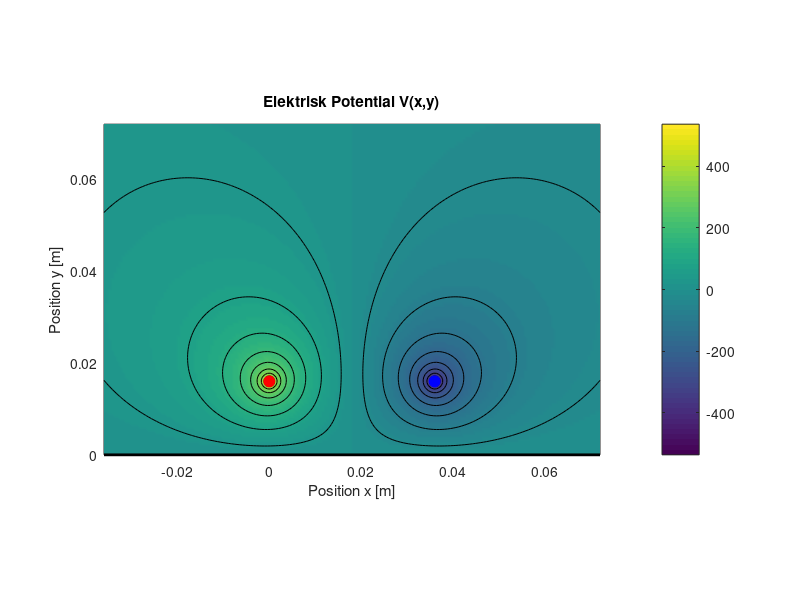

Recreate this plot in MATLAB.
% --- Parameters based on personal identification numbers ---
p4 = 4;
p6 = 4;
p8 = 6;

% --- Calculate geometry parameters (in meters) ---
a = (0.4 + 0.2*p4)/1000;          % Wire radius [m]
w = (24 + 2*p8)/1000;             % Horizontal distance between wires [m]
h1 = (12 + p6)/1000;              % Height of wire #1 [m]
h2 = (12 + p4)/1000;              % Height of wire #2 [m]
l = (450 + 20*p4)/1000;           % Length [m]  

rho_l1 = 7e-9;  
rho_l2 = -7e-9; 

epsilon0 = 8.85418782e-12; % Vakuumpermittivitet [F/m]
k = 1/(2*pi*epsilon0);     % Konstant för potential från linjeladdning

% --- Grid för visualisering ---
xmin = -w;
xmax = 2*w;
ymin = 0; % Starta från y=0 (jordplan)
ymax = 2*w;

xVtr = linspace(xmin, xmax, 180); 
yVtr = linspace(ymin, ymax, 120);
[xMtx, yMtx] = meshgrid(xVtr, yVtr);

% V(x,y) = (k/2)*rho_l1*log( (x^2+(y+h1)^2) / (x^2+(y-h1)^2) ) + ...
%          (k/2)*rho_l2*log( ((x-w)^2+(y+h2)^2) / ((x-w)^2+(y-h2)^2) )

r1_sq = xMtx.^2 + (yMtx - h1).^2;
r1prime_sq = xMtx.^2 + (yMtx + h1).^2;
r2_sq = (xMtx - w).^2 + (yMtx - h2).^2;
r2prime_sq = (xMtx - w).^2 + (yMtx + h2).^2;

% Lägg till liten offset för att undvika log(0) eller division med noll
% exakt vid trådpositionerna (y=h1, x=0) och (y=h2, x=w)
small_offset = 1e-12; % Mycket litet värde
r1_sq = r1_sq + small_offset;
r2_sq = r2_sq + small_offset;

% Beräkna termerna i potentialformeln
term1_V = (k/2) * rho_l1 * log(r1prime_sq ./ r1_sq);
term2_V = (k/2) * rho_l2 * log(r2prime_sq ./ r2_sq);

% Total potential
V = term1_V + term2_V;

pcolor(xMtx, yMtx, V);
shading interp;
hold on;

contour(xMtx, yMtx, V, 20, 'k'); 

colorbar;

plot(0, h1, 'ro', 'MarkerSize', 8, 'MarkerFaceColor', 'r'); 
plot(w, h2, 'bo', 'MarkerSize', 8, 'MarkerFaceColor', 'b'); 

plot([xmin xmax], [0 0], 'k-', 'LineWidth', 2);

title('Elektrisk Potential V(x,y)');
xlabel('Position x [m]');
ylabel('Position y [m]');
axis equal; 

axis([xmin xmax ymin ymax]);

hold off;
